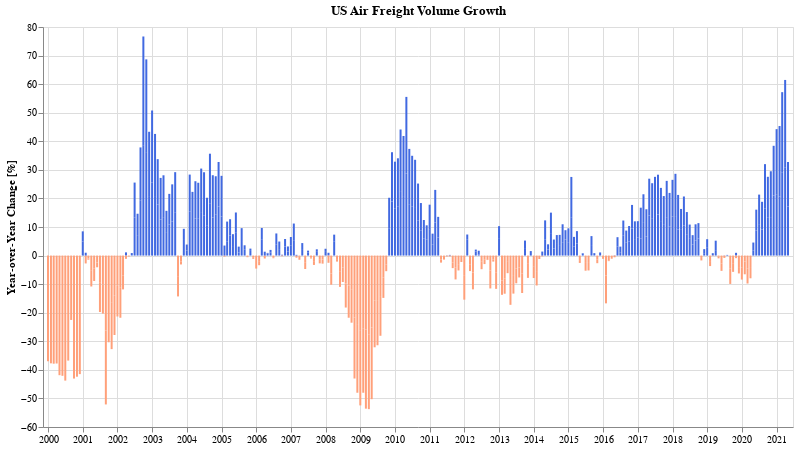

Here is the notebook cell this chart was saved with:
### Code cell
df_af['change'] = df_af.set_index('dt')['tonMiles'].apply(int).pct_change(12).apply(lambda v: v * 100).values

c = alt.Chart(df_af).mark_bar(size=2).encode(
    alt.X('dt:T', axis=alt.Axis(title='')),
    alt.Y('change:Q', axis=alt.Axis(title='Year-over-Year Change [%]')),
    tooltip=[alt.Tooltip('dt:T', title='Date'), alt.Tooltip('change:Q', title='% Change', format=',.01f')],
    color=alt.condition(f"datum.change < 0",
        alt.value('lightsalmon'),
        alt.value('royalblue')
    ),
).properties(
    title='US Air Freight Volume Growth',
    width=750,
    height=400
)

#c.save('transportation-air-waterway.png')
c.display()

### Figure 1 — Vega-Lite specification as saved in the notebook (floating-point values rounded to 4 significant figures; data arrays with more than 128 entries replaced by an {"elided": "..."} marker saying what was removed)
{"config": {"view": {"continuousWidth": 400, "continuousHeight": 300}}, "data": {"name": "data-1442e5036dd7235a64a6feca1d577d24"}, "mark": {"type": "bar", "size": 2}, "encoding": {"color": {"condition": {"value": "lightsalmon", "test": "datum.change < 0"}, "value": "royalblue"}, "tooltip": [{"type": "temporal", "field": "dt", "title": "Date"}, {"type": "quantitative", "field": "change", "format": ",.01f", "title": "% Change"}], "x": {"type": "temporal", "axis": {"title": ""}, "field": "dt"}, "y": {"type": "quantitative", "axis": {"title": "Year-over-Year Change [%]"}, "field": "change"}}, "height": 400, "title": "US Air Freight Volume Growth", "width": 750, "$schema": "https://vega.github.io/schema/vega-lite/v4.8.1.json", "datasets": {"data-1442e5036dd7235a64a6feca1d577d24": {"elided": "514 records"}}}
